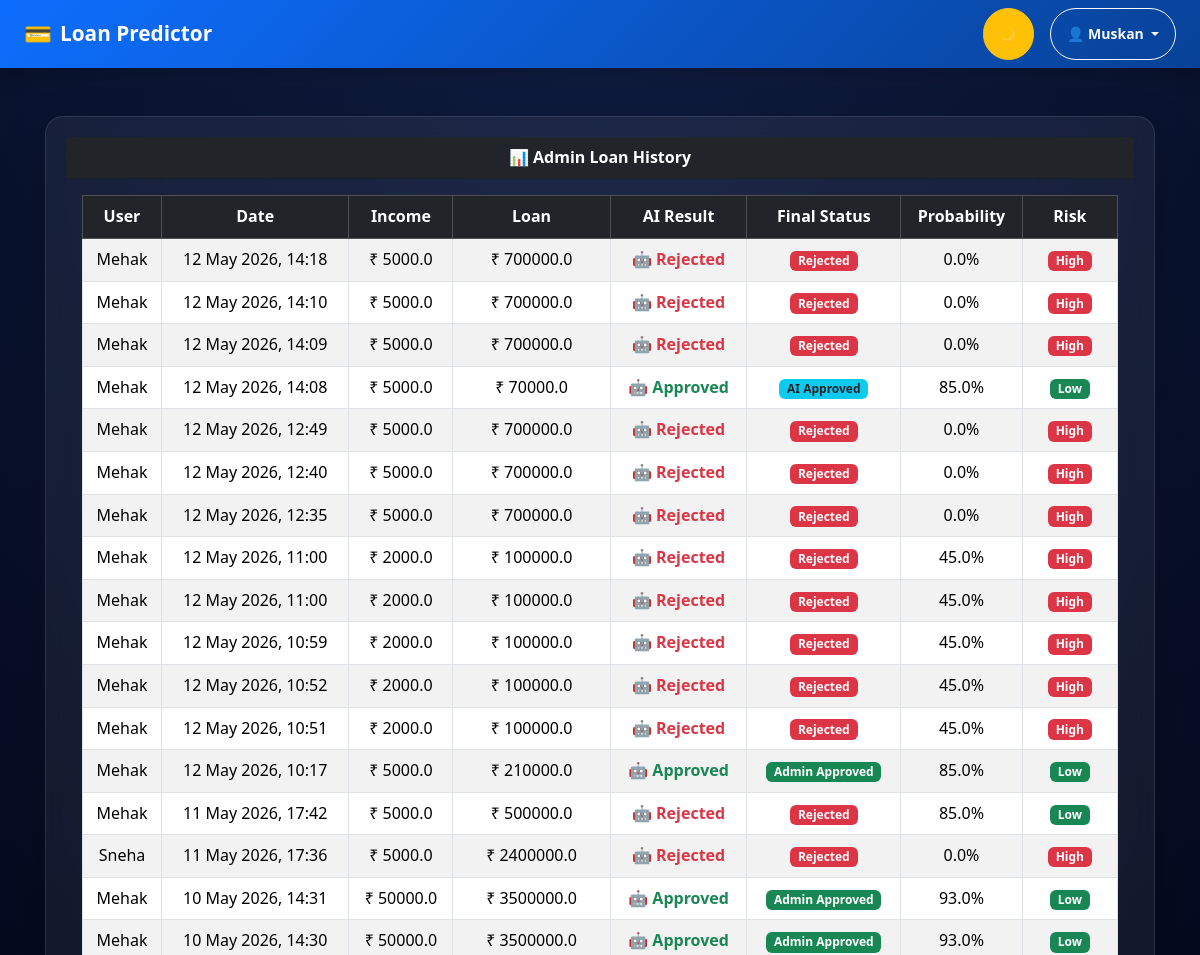
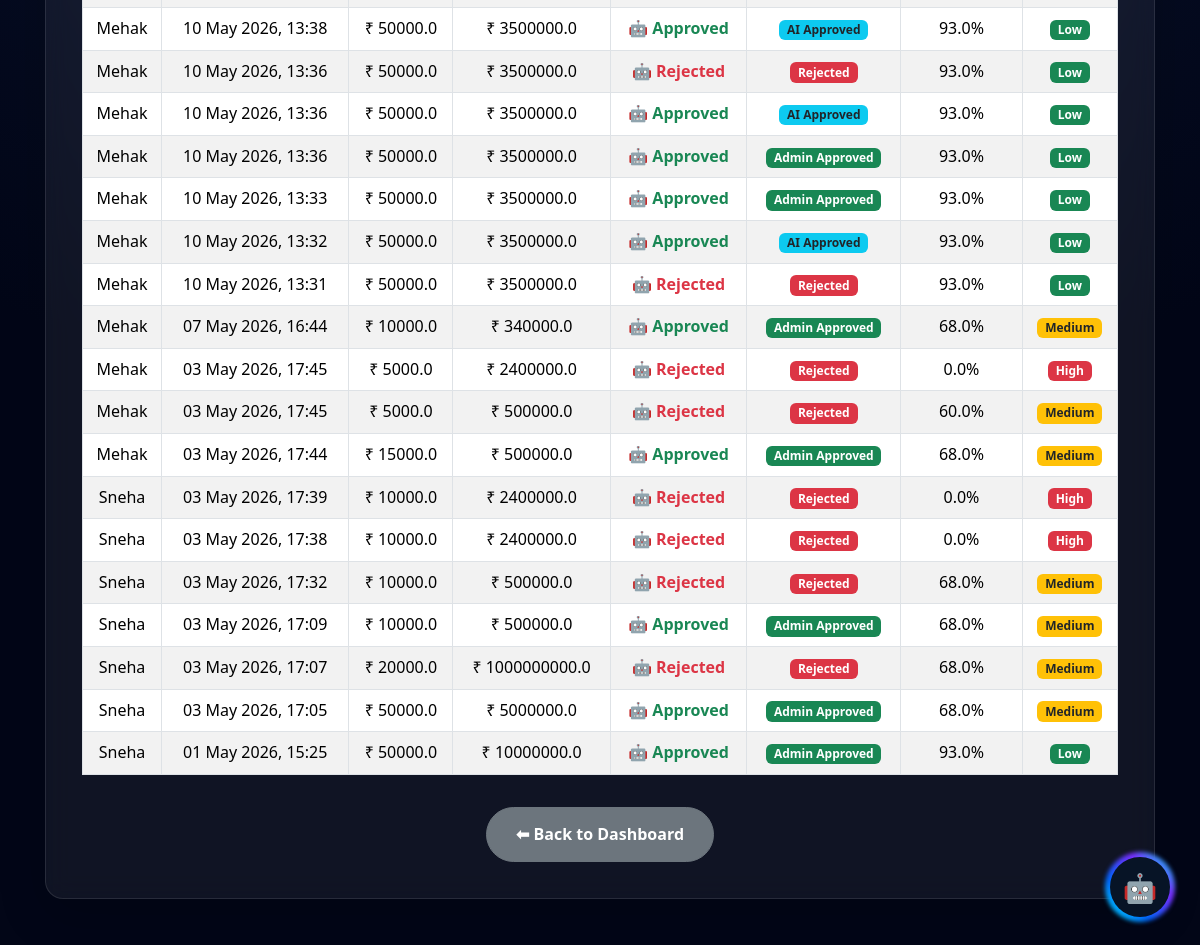
Screenshot of /admin-history/ (signed in) with the database file from the repository (2 pictures, top to bottom).
### predictor/models.py (models this page shows, shortened)
class LoanApplication(models.Model):
    user = models.ForeignKey(User, on_delete=models.CASCADE, null=True, blank=True)
    ai_result = models.CharField(max_length=50)
    applicant_income = models.FloatField()
    coapplicant_income = models.FloatField(null=True, blank=True)
    loan_amount = models.FloatField()
    loan_term = models.IntegerField()
    credit_history = models.IntegerField()
    probability = models.FloatField()
    ai_explanation = models.TextField(null=True, blank=True)
    fraud_reason = models.TextField(null=True, blank=True)
    admin = models.ForeignKey(User, on_delete=models.SET_NULL, null=True, blank=True, related_name='approved_loans')
    admin_note = models.TextField(null=True, blank=True)
    STATUS_CHOICES = [
        ('PENDING', 'Pending'),
        ('AI_APPROVED', 'Approved by AI'),
        ('ADMIN_APPROVED', 'Approved by Admin'),
        ('REJECTED', 'Rejected'),
    ]
    status = models.CharField(max_length=20, choices=STATUS_CHOICES, default='PENDING')
    document = models.FileField(
        upload_to='documents/',
        blank=True,
        null=True
    )
    created_at = models.DateTimeField(auto_now_add=True)
    class Meta:
        indexes = [
            models.Index(fields=['user']),
            models.Index(fields=['status']),
            models.Index(fields=['created_at']),
        ]

### predictor/views.py (the view)
# urls.py: path('admin-history/', views.admin_history, name='admin_history'),
@staff_member_required
def admin_history(request):
    records = LoanApplication.objects.select_related('user').order_by('-created_at')
    return render(request, 'predictor/admin_history.html', {
        'records': records
    })

### predictor/templates/predictor/admin_history.html (shortened to what this page needs)
{% extends 'predictor/base.html' %}
{% block content %}
<div class="card shadow-lg">
    <div class="card-header bg-dark text-white fw-bold">
        📊 Admin Loan History
    </div>
    <div class="card-body">
        {% if records %}
        <div class="table-responsive">
            <table class="table table-bordered table-striped align-middle">
                <thead class="table-dark text-center">
                    <tr>
                        <th>User</th>
                        <th>Date</th>
                        <th>Income</th>
                        <th>Loan</th>
                        <th>AI Result</th>
                        <th>Final Status</th>
                        <th>Probability</th>
                        <th>Risk</th>
                    </tr>
                </thead>
                <tbody>
                {% for r in records %}
                    <tr class="text-center">
                        <td>{{ r.user.username }}</td>
                        <td>{{ r.created_at|date:"d M Y, H:i" }}</td>
                        <td>₹ {{ r.applicant_income }}</td>
                        <td>₹ {{ r.loan_amount }}</td>
                        <td>
                            {% if r.status == "AI_APPROVED" or r.status == "ADMIN_APPROVED" %}
                                <span class="text-success fw-bold">
                                    🤖 Approved
                                </span>
                            {% else %}
                                <span class="text-danger fw-bold">
                                    🤖 Rejected
                                </span>
                            {% endif %}
                        </td>
                        <td>
                            {% if r.status == "ADMIN_APPROVED" %}
                                <span class="badge bg-success">Admin Approved</span>
                            {% elif r.status == "AI_APPROVED" %}
                                <span class="badge bg-info text-dark">AI Approved</span>
                            {% elif r.status == "REJECTED" %}
                                <span class="badge bg-danger">Rejected</span>
                            {% else %}
                                <span class="badge bg-secondary">Pending</span>
                            {% endif %}
                        </td>
                        <td>{{ r.probability }}%</td>
                        <td>
                            {% if r.probability > 80 %}
                                <span class="badge bg-success">Low</span>
                            {% elif r.probability >= 50 %}
                                <span class="badge bg-warning text-dark">Medium</span>
                            {% else %}
                                <span class="badge bg-danger">High</span>
                            {% endif %}
                        </td>
                    </tr>
                {% endfor %}
                </tbody>
            </table>
        </div>
        {% else %}
            <div class="alert alert-warning text-center">
                No records found.
            </div>
        {% endif %}
        <div class="text-center mt-3">
            <a href="{% url 'admin_dashboard' %}" class="btn btn-secondary">
                ⬅ Back to Dashboard
            </a>
        </div>
    </div>
</div>
{% endblock %}

### predictor/templates/predictor/base.html (shortened to what this page needs)
{% load static %}
<!DOCTYPE html>
<html lang="en" data-bs-theme="light">
<head>
    <link href="https://cdn.jsdelivr.net/npm/bootstrap@5.3.2/dist/css/bootstrap.min.css" rel="stylesheet">
    <link href="https://cdnjs.cloudflare.com/ajax/libs/font-awesome/6.5.0/css/all.min.css" rel="stylesheet">
    <link rel="stylesheet" href="{% static 'predictor/css/style.css' %}">
</head>
<body>
    <nav class="navbar navbar-expand-lg navbar-dark shadow"
        style="background: linear-gradient(135deg, #0d6efd, #084298);">
        <div class="container-fluid px-4">
           <a class="navbar-brand fw-bold d-flex align-items-center gap-2"
   href="
   {% if user.is_superuser %}
       {% url 'superadmin_dashboard' %}
   {% elif user.is_staff %}
       {% url 'admin_dashboard' %}
   {% else %}
       {% url 'index' %}
   {% endif %}
">
                <span style="font-size:1.4rem;">💳</span>
                <span>Loan Predictor</span>
            </a>
            <div class="d-flex align-items-center gap-3 ms-auto">
                <button id="themeToggle" class="btn btn-warning btn-sm rounded-pill px-3" title="Toggle Dark Mode">
                </button>
                {% if user.is_authenticated %}
                <div class="dropdown">
                    <button class="btn btn-outline-light btn-sm rounded-pill px-3 his dropdown-toggle" type="button"
                        data-bs-toggle="dropdown" aria-expanded="false">
                        👤 {{ user.username }}
                    </button>
                </div>
                {% endif %}
            </div>
        </div>
    </nav>
    <div class="container py-5">
        {% block content %}{% endblock %}
    </div>
<div class="chatbot-icon" onclick="toggleChat()">
    <div class="bot-inner">
        🤖
    </div>
</div>
</body>
</html>

### predictor/static/predictor/css/style.css (style rules this page uses)
* { margin:0; padding:0; box-sizing:border-box; }
html, body { overflow-x:hidden; font-family:"Segoe UI",system-ui,sans-serif; background:radial-gradient(circle at top,#0f1c3f,#020617 70%); color:#e5e7eb; line-height:1.6; min-height:100vh; }
.container, .container-fluid { width:100%; padding-left:15px; padding-right:15px; }
.navbar-brand { font-size:1.3rem; font-weight:700; color:white !important; }
.navbar .container, .navbar .container-fluid { overflow:visible !important; }
.dropdown { position:relative; }
.btn { padding:0.9rem 1.8rem; border-radius:999px; font-weight:600; text-decoration:none; transition:0.3s ease; }
.card { background:rgba(255,255,255,0.06); backdrop-filter:blur(12px); border-radius:18px; padding:20px; border:1px solid rgba(255,255,255,0.1); transition:0.3s ease; box-shadow:0 6px 18px rgba(0,0,0,0.1); text-align:center; }
.table-responsive { overflow-x:auto; -webkit-overflow-scrolling:touch; }
table { width:100%; border-collapse:collapse; }
table th { background:#1f2937; color:white; padding:15px; white-space:nowrap; }
table td { background:#0f172a; color:#ddd; padding:15px; text-align:center; white-space:nowrap; }
.chatbot-icon { position:fixed; bottom:20px; right:20px; width:65px; height:65px; z-index:9999; }
.bot-inner { position:absolute; top:5px; left:5px; width:55px; height:55px; border-radius:50%; background:#071426; display:flex; align-items:center; justify-content:center; color:white; font-size:28px; }
.chatbot-icon { position:fixed; right:25px; bottom:25px; width:70px; height:70px; z-index:9999; cursor:pointer; }
.bot-inner { position:absolute; top:5px; left:5px; width:60px; height:60px; border-radius:50%; background:#071426; display:flex; align-items:center; justify-content:center; color:white; font-size:28px; z-index:2; }

### rows the page displays
LoanApplication: user.username "Mehak", created_at "12 May 2026, 14:18", applicant_income "5000.0", loan_amount "700000.0", status "🤖 Rejected", probability "0.0", shows "High"
LoanApplication: user.username "Mehak", created_at "12 May 2026, 14:10", applicant_income "5000.0", loan_amount "700000.0", status "🤖 Rejected", probability "0.0", shows "High"
LoanApplication: user.username "Mehak", created_at "12 May 2026, 14:09", applicant_income "5000.0", loan_amount "700000.0", status "🤖 Rejected", probability "0.0", shows "High"
LoanApplication: user.username "Mehak", created_at "12 May 2026, 14:08", applicant_income "5000.0", loan_amount "70000.0", status "🤖 Approved", probability "85.0", shows "Low"
LoanApplication: user.username "Mehak", created_at "12 May 2026, 12:49", applicant_income "5000.0", loan_amount "700000.0", status "🤖 Rejected", probability "0.0", shows "High"
LoanApplication: user.username "Mehak", created_at "12 May 2026, 12:40", applicant_income "5000.0", loan_amount "700000.0", status "🤖 Rejected", probability "0.0", shows "High"
LoanApplication: user.username "Mehak", created_at "12 May 2026, 12:35", applicant_income "5000.0", loan_amount "700000.0", status "🤖 Rejected", probability "0.0", shows "High"
LoanApplication: user.username "Mehak", created_at "12 May 2026, 11:00", applicant_income "2000.0", loan_amount "100000.0", status "🤖 Rejected", probability "45.0", shows "High"
LoanApplication: user.username "Mehak", created_at "12 May 2026, 11:00", applicant_income "2000.0", loan_amount "100000.0", status "🤖 Rejected", probability "45.0", shows "High"
LoanApplication: user.username "Mehak", created_at "12 May 2026, 10:59", applicant_income "2000.0", loan_amount "100000.0", status "🤖 Rejected", probability "45.0", shows "High"
LoanApplication: user.username "Mehak", created_at "12 May 2026, 10:52", applicant_income "2000.0", loan_amount "100000.0", status "🤖 Rejected", probability "45.0", shows "High"
LoanApplication: user.username "Mehak", created_at "12 May 2026, 10:51", applicant_income "2000.0", loan_amount "100000.0", status "🤖 Rejected", probability "45.0", shows "High"
LoanApplication: user.username "Mehak", created_at "12 May 2026, 10:17", applicant_income "5000.0", loan_amount "210000.0", status "🤖 Approved", probability "85.0", shows "Low"
LoanApplication: user.username "Mehak", created_at "11 May 2026, 17:42", applicant_income "5000.0", loan_amount "500000.0", status "🤖 Rejected", probability "85.0", shows "Low"
LoanApplication: user.username "Sneha", created_at "11 May 2026, 17:36", applicant_income "5000.0", loan_amount "2400000.0", status "🤖 Rejected", probability "0.0", shows "High"
LoanApplication: user.username "Mehak", created_at "10 May 2026, 14:31", applicant_income "50000.0", loan_amount "3500000.0", status "🤖 Approved", probability "93.0", shows "Low"
LoanApplication: user.username "Mehak", created_at "10 May 2026, 14:30", applicant_income "50000.0", loan_amount "3500000.0", status "🤖 Approved", probability "93.0", shows "Low"
LoanApplication: user.username "Mehak", created_at "10 May 2026, 13:38", applicant_income "50000.0", loan_amount "3500000.0", status "🤖 Approved", probability "93.0", shows "Low"
LoanApplication: user.username "Mehak", created_at "10 May 2026, 13:36", applicant_income "50000.0", loan_amount "3500000.0", status "🤖 Rejected", probability "93.0", shows "Low"
LoanApplication: user.username "Mehak", created_at "10 May 2026, 13:36", applicant_income "50000.0", loan_amount "3500000.0", status "🤖 Approved", probability "93.0", shows "Low"
LoanApplication: user.username "Mehak", created_at "10 May 2026, 13:36", applicant_income "50000.0", loan_amount "3500000.0", status "🤖 Approved", probability "93.0", shows "Low"
LoanApplication: user.username "Mehak", created_at "10 May 2026, 13:33", applicant_income "50000.0", loan_amount "3500000.0", status "🤖 Approved", probability "93.0", shows "Low"
LoanApplication: user.username "Mehak", created_at "10 May 2026, 13:32", applicant_income "50000.0", loan_amount "3500000.0", status "🤖 Approved", probability "93.0", shows "Low"
LoanApplication: user.username "Mehak", created_at "10 May 2026, 13:31", applicant_income "50000.0", loan_amount "3500000.0", status "🤖 Rejected", probability "93.0", shows "Low"
LoanApplication: user.username "Mehak", created_at "07 May 2026, 16:44", applicant_income "10000.0", loan_amount "340000.0", status "🤖 Approved", probability "68.0", shows "Medium"
LoanApplication: user.username "Mehak", created_at "03 May 2026, 17:45", applicant_income "5000.0", loan_amount "2400000.0", status "🤖 Rejected", probability "0.0", shows "High"
LoanApplication: user.username "Mehak", created_at "03 May 2026, 17:45", applicant_income "5000.0", loan_amount "500000.0", status "🤖 Rejected", probability "60.0", shows "Medium"
LoanApplication: user.username "Mehak", created_at "03 May 2026, 17:44", applicant_income "15000.0", loan_amount "500000.0", status "🤖 Approved", probability "68.0", shows "Medium"
LoanApplication: user.username "Sneha", created_at "03 May 2026, 17:39", applicant_income "10000.0", loan_amount "2400000.0", status "🤖 Rejected", probability "0.0", shows "High"
LoanApplication: user.username "Sneha", created_at "03 May 2026, 17:38", applicant_income "10000.0", loan_amount "2400000.0", status "🤖 Rejected", probability "0.0", shows "High"
LoanApplication: user.username "Sneha", created_at "03 May 2026, 17:32", applicant_income "10000.0", loan_amount "500000.0", status "🤖 Rejected", probability "68.0", shows "Medium"
LoanApplication: user.username "Sneha", created_at "03 May 2026, 17:09", applicant_income "10000.0", loan_amount "500000.0", status "🤖 Approved", probability "68.0", shows "Medium"
LoanApplication: user.username "Sneha", created_at "03 May 2026, 17:07", applicant_income "20000.0", loan_amount "1000000000.0", status "🤖 Rejected", probability "68.0", shows "Medium"
LoanApplication: user.username "Sneha", created_at "03 May 2026, 17:05", applicant_income "50000.0", loan_amount "5000000.0", status "🤖 Approved", probability "68.0", shows "Medium"
LoanApplication: user.username "Sneha", created_at "01 May 2026, 15:25", applicant_income "50000.0", loan_amount "10000000.0", status "🤖 Approved", probability "93.0", shows "Low"

### other values shown
{{ user.username }} "Muskan"
